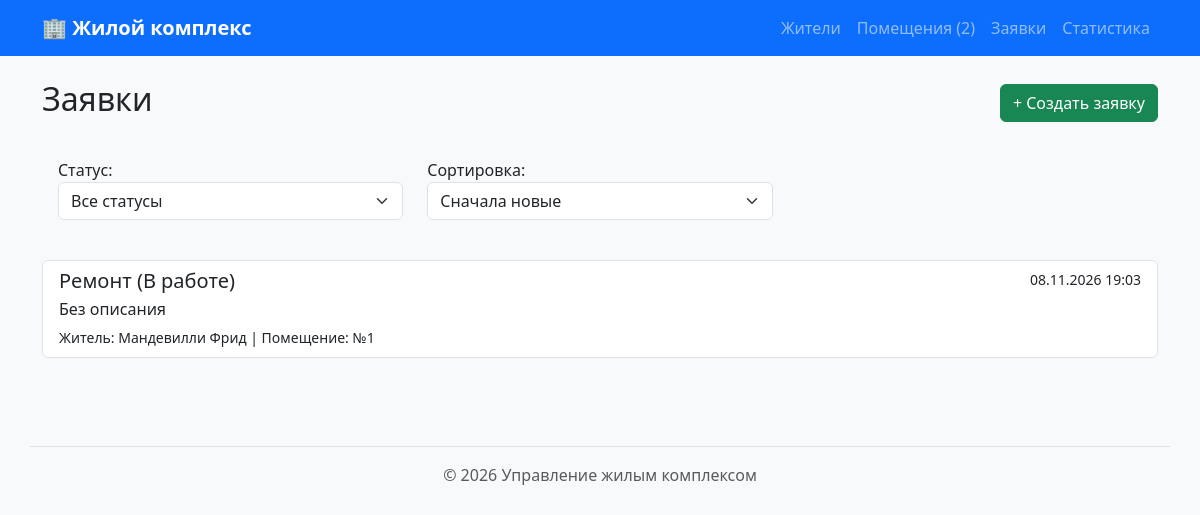
Page /residents/requests/ on the earlier database version.
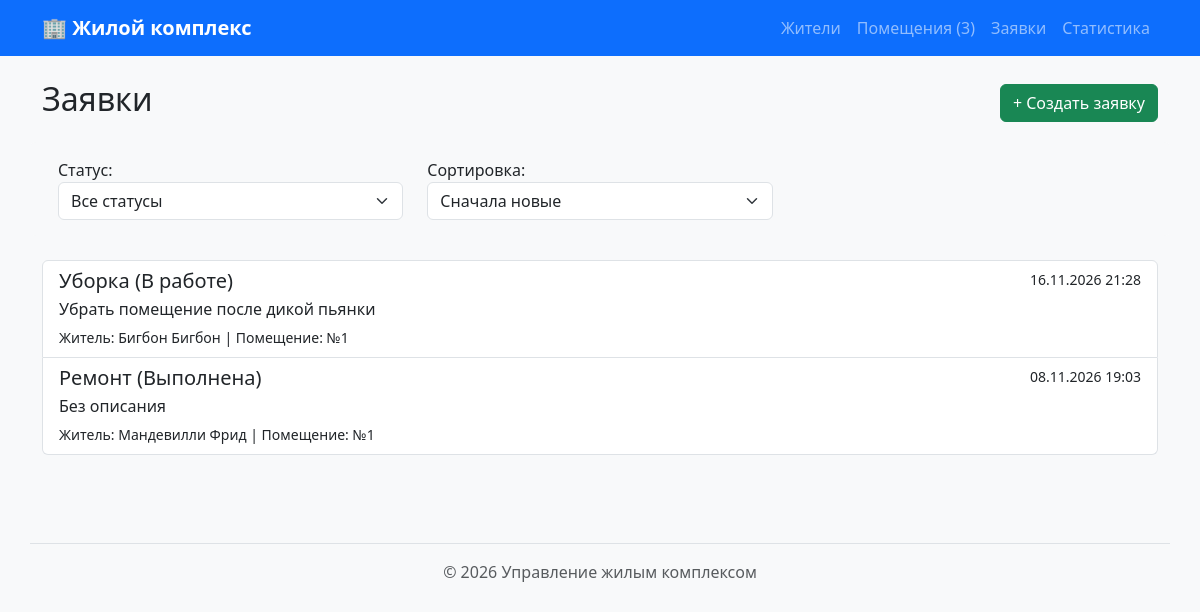
Same page on the later database version.
### residents/models.py (models this page shows, shortened)
class Request(models.Model):
    class Status(models.TextChoices):
        NEW = "new", "Новая"
        IN_PROGRESS = "in_progress", "В работе"
        COMPLETED = "completed", "Выполнена"
    resident = models.ForeignKey(
        Resident,
        on_delete=models.CASCADE,
        related_name="requests",
        verbose_name="Житель"
    )
    premise = models.ForeignKey(
        Premise,
        on_delete=models.CASCADE,
        related_name="requests",
        verbose_name="Помещение"
    )
    request_type = models.CharField(max_length=100, verbose_name="Тип заявки")
    description = models.TextField(verbose_name="Описание", blank=True)
    status = models.CharField(
        max_length=20,
        choices=Status.choices,
        default=Status.NEW,
        verbose_name="Статус"
    )
    created_at = models.DateTimeField(
        auto_now_add=True,
        verbose_name="Дата создания"
    )
    class Meta:
        ordering = ["-created_at"]
        verbose_name = "Заявка"
        verbose_name_plural = "Заявки"

class Resident(models.Model):
    full_name = models.CharField(max_length=200, verbose_name="ФИО")
    apartment_number = models.PositiveIntegerField(verbose_name="Квартира")
    phone = models.CharField(
        max_length=20,
        verbose_name="Телефон",
        blank=True,
        null=True
    )
    status = models.CharField(max_length=50, verbose_name="Статус")
    class Meta:
        ordering = ["full_name"]
        verbose_name = "Житель"
        verbose_name_plural = "Жители"

### premises/models.py (models this page shows, shortened)
class Premise(models.Model):
    number = models.PositiveIntegerField(verbose_name="Номер помещения")
    premise_type = models.CharField(max_length=50, verbose_name="Тип")
    area = models.FloatField(verbose_name="Площадь")
    slug = models.SlugField(
        max_length=180,
        unique=True,
        blank=True,
        editable=False,
        verbose_name="URL-идентификатор"
    )
    is_large = models.GeneratedField(
        expression=Case(
            When(area__gte=100.0, then=Value(True)),
            default=Value(False),
            output_field=models.BooleanField(),
        ),
        output_field=models.BooleanField(),
        db_persist=True,
        verbose_name="Большое помещение (от 100 кв.м)"
    )
    class Meta:
        ordering = ["number"]
        verbose_name = "Помещение"
        verbose_name_plural = "Помещения"

### residents/views.py (the view)
# urls.py: path("requests/", views.request_list, name="requests"),
def request_list(request):
    requests_list = Request.objects.all().select_related('resident', 'premise')
    status_filter = request.GET.get('status', '')
    if status_filter:
        requests_list = requests_list.filter(status=status_filter)
    sort = request.GET.get('sort', '-created_at') # по умолчанию новые сверху
    if sort in ['created_at', '-created_at', 'request_type']:
        requests_list = requests_list.order_by(sort)
    paginator = Paginator(requests_list, 5)
    page_obj = paginator.get_page(request.GET.get('page'))
    context = {
        'requests': page_obj,
        'page_obj': page_obj,
        'status_filter': status_filter,
        'sort': sort,
        'statuses': Request.Status.choices,
    }
    return render(request, 'residents/request_list.html', context)

### premises/context_processors.py (called while the page is built)
def premise_context(request):
    return {
        "site_name": "Жилой комплекс",
        "premises_count": Premise.objects.count(),
    }

### residents/templates/residents/request_list.html (shortened to what this page needs)
{% extends "base.html" %}
{% block content %}
<div class="d-flex justify-content-between align-items-center mb-3">
    <h2>Заявки</h2>
    <a href="{% url 'residents:request_create' %}" class="btn btn-success">+ Создать заявку</a>
</div>
<form method="get" class="row mb-4 bg-light p-3 rounded">
    <div class="col-md-4">
        <label>Статус:</label>
        <select name="status" class="form-select" onchange="this.form.submit()">
            <option value="">Все статусы</option>
        </select>
    </div>
    <div class="col-md-4">
        <label>Сортировка:</label>
        <select name="sort" class="form-select" onchange="this.form.submit()">
            <option value="-created_at" {% if sort == '-created_at' %}selected{% endif %}>Сначала новые</option>
        </select>
    </div>
</form>
<ul class="list-group mb-3">
    {% for req in requests %}
    <li class="list-group-item">
        <div class="d-flex w-100 justify-content-between">
            <h5 class="mb-1">{{ req.request_type }} ({{ req.get_status_display }})</h5>
            <small>{{ req.created_at|date:"d.m.Y H:i" }}</small>
        </div>
        <p class="mb-1">{{ req.description|default:"Без описания" }}</p>
        <small>Житель: {{ req.resident.full_name }} | Помещение: №{{ req.premise.number }}</small>
    </li>
    {% empty %}
    <li class="list-group-item">Заявок не найдено.</li>
    {% endfor %}
</ul>
{% endblock %}

### templates/base.html (shortened to what this page needs)
{% load static %}
<!DOCTYPE html>
<html lang="ru">
<head>
    <link href="https://cdn.jsdelivr.net/npm/bootstrap@5.3.0/dist/css/bootstrap.min.css" rel="stylesheet">
    <link rel="stylesheet" href="{% static 'homepage/css/style.css' %}">
</head>
<body class="bg-light">
    {% include "includes/navigation.html" with site_name="Жилой комплекс" %}
    <div class="container pb-5">
        {% block content %}
        {% endblock %}
    </div>
    <footer class="container mt-4 mb-3 text-center text-muted border-top pt-3">
        <p>&copy; <span id="current-year"></span> Управление жилым комплексом</p>
    </footer>
</body>
</html>

### templates/includes/navigation.html
<nav class="navbar navbar-expand-lg navbar-dark bg-primary mb-4">
    <div class="container">
        <a class="navbar-brand" href="{% url 'homepage:index' %}">🏢 {{ site_name }}</a>
        <div class="navbar-nav">
            <a class="nav-link" href="{% url 'residents:list' %}">Жители</a>
            <a class="nav-link" href="{% url 'premises:list' %}">Помещения ({{ premises_count }})</a>
            <a class="nav-link" href="{% url 'residents:requests' %}">Заявки</a>
            <a class="nav-link" href="{% url 'residents:statistics' %}">Статистика</a>
        </div>
    </div>
</nav>

### homepage/static/homepage/css/style.css (style rules this page uses)
body { background-color: #f8f9fa; }
.navbar-brand { font-weight: bold; }

Differences in the rows shown:
added Request: request_type "Уборка", status "В работе", created_at "16.11.2026 21:28", description "Убрать помещение после дикой пьянки", resident.full_name "Бигбон Бигбон", premise.number "1"
changed Request "Ремонт": status "В работе" → "Выполнена"
Other differences:
{{ premises_count }}: "2" → "3"
